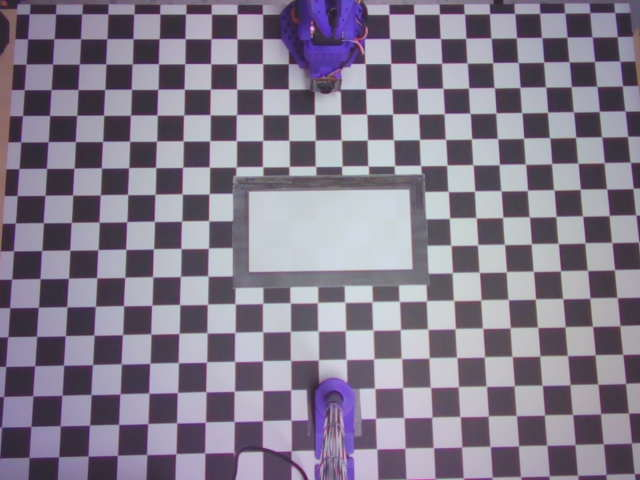
#> input picture target_empty_reference.png, 640 x 480 px
$ python -i opencv_target_verifier.py   (imports and definitions only)
#> lines starting #> are read from the running program, lines starting #| are printed output that depends on the picture
#!/usr/bin/env python3
"""
Minimal OpenCV verifier for SO-101 + end-to-end policy (SmolVLA/ACT).

OpenCV responsibilities in this file
------------------------------------
1. Keep fixed geometry: workspace/target/5 target slots.
2. Compare the live top-camera image with an empty-board reference.
3. Decide only whether each fixed target slot is occupied.
4. Provide a stable success/failure signal to the FSM.

OpenCV intentionally DOES NOT:
- classify block colors,
- choose the next block,
- estimate a grasp pose,
- control the robot.

The policy handles perception + manipulation. The FSM keeps the fixed color order
(red -> yellow -> wood -> green -> blue), and this verifier checks whether the
corresponding destination slot became occupied.
"""

from __future__ import annotations

import argparse
import json
import time
from dataclasses import asdict, dataclass
from pathlib import Path
from typing import Any, Callable, Iterable

import cv2
import numpy as np

from lerobot.grad_project.paths import lerobot_root


DEFAULT_CONFIG: dict[str, Any] = {
    # "rgb" when called with LeRobot camera observations, "bgr" for cv2.VideoCapture.
    "frame_color": "bgr",

    # Four target inner corners in TL, TR, BR, BL order.
    "target_polygon": None,

    # Five fixed destination slots inside the 20 cm x 10 cm target.
    # Physical-board layout:
    #   red | yellow | wood
    #     green  |  blue
    # The lower two-slot row uses the full target width (two equal half-width
    # cells) so its horizontal detection regions are wider.
    "slot_layout": "two_rows_3_2",
    "slot_labels": ["blue", "green", "wood", "yellow", "red"],
    "slot_inner_margin": 0.04,

    # Empty-board reference image. Capture it with the robot at observe pose and
    # all blocks outside the target.
    "reference_image": "../assets/opencv/target_empty_reference.png",

    # Difference segmentation. Chroma is weighted more than brightness so that
    # ordinary shadows do not dominate the result.
    "chroma_threshold": 16.0,
    "luma_threshold": 34.0,
    "luma_weight": 0.35,

    # Binary-mask cleanup.
    "blur_kernel": 5,
    "morph_kernel": 5,

    # Slot occupancy test. Tune these using --debug.
    "min_foreground_ratio": 0.035,
    "min_largest_contour_area": 160.0,
    "verify_color": True,

    # A slot must show the same occupied state for this many frames before the
    # stable-check helper accepts it.
    "stable_frames": 6,
}


# [20 lines left out: function classify_slot_hsv, not called in this run]


@dataclass(frozen=True)
class SlotStatus:
    index: int
    label: str
    occupied: bool
    foreground_ratio: float
    largest_contour_area: float
    polygon: list[list[float]]
    detected_color: str = "none"
    color_matched: bool = True


@dataclass(frozen=True)
class VerificationResult:
    occupied_count: int
    occupied_labels: list[str]
    slots: list[SlotStatus]

    # [6 lines left out: function to_json, not called in this run]


def _deep_copy_jsonable(value: Any) -> Any:
    return json.loads(json.dumps(value))


# [16 lines left out: functions _ensure_bgr, _as_quad, not called in this run]


def _interpolate(a: np.ndarray, b: np.ndarray, t: float) -> np.ndarray:
    return (1.0 - t) * a + t * b


# [157 lines left out: functions _quad_point, _normalized_rect_to_quad, build_slot_polygons, polygon_mask, click_target_quad, not called in this run]


class TargetOccupancyVerifier:
    def __init__(
        self,
        config: dict[str, Any] | None = None,
        *,
        config_path: str | Path | None = None,
        frame_color: str | None = None,
    ) -> None:
        cfg = _deep_copy_jsonable(DEFAULT_CONFIG)
        if config:
            cfg.update(config)
        if frame_color is not None:
            cfg["frame_color"] = frame_color

        self.cfg = cfg
        self.config_path = Path(config_path) if config_path is not None else None

        target = cfg.get("target_polygon")
        if target is None:
            raise ValueError("target_polygon is missing. Run with --calibrate-target first.")
        self.target_quad = _as_quad(target)

        labels = list(cfg.get("slot_labels", []))
        if not labels:
            raise ValueError("slot_labels must not be empty")
        self.slot_labels = labels
        # Backward compatibility: old configs may contain split_axis only.
        layout = str(cfg.get("slot_layout") or cfg.get("split_axis") or "two_rows_3_2")
        self.slot_polygons = build_slot_polygons(
            self.target_quad,
            labels=labels,
            layout=layout,
            inner_margin=float(cfg.get("slot_inner_margin", 0.08)),
        )

        reference_path = Path(str(cfg.get("reference_image", "../assets/opencv/target_empty_reference.png")))
        if not reference_path.is_absolute() and self.config_path is not None:
            reference_path = self.config_path.parent / reference_path
        self.reference_path = reference_path

        reference = cv2.imread(str(reference_path), cv2.IMREAD_COLOR)
        if reference is None:
            raise FileNotFoundError(
                f"Reference image not found: {reference_path}. "
                "Run with --capture-reference while the target is empty."
            )
        self.reference_bgr = reference
        self.reference_lab = self._preprocess_lab(reference)

    # [399 lines left out: functions load, _preprocess_lab, _foreground_mask, verify, draw, wait_for_stable_slot and 5 more, not called in this run]


# [2 lines not run here, left out]

>>> import cv2
>>> picture = cv2.imread('../../../../target_empty_reference.png', cv2.IMREAD_GRAYSCALE)
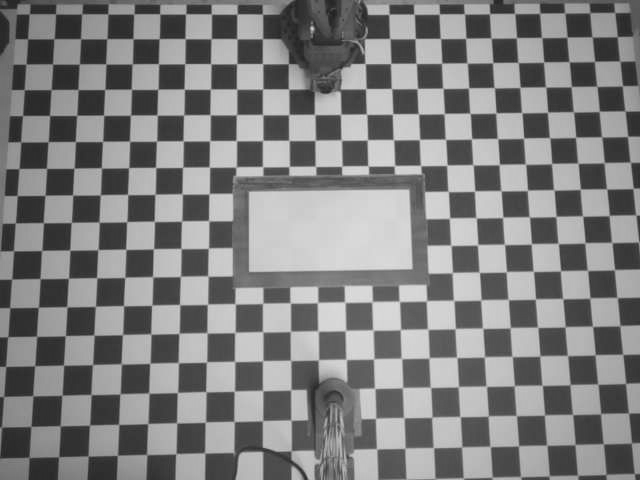
#> picture: shape (480, 640); min 29, max 227, mean 127.3
#> (the run stopped early here; a loop or call above may not have finished)
